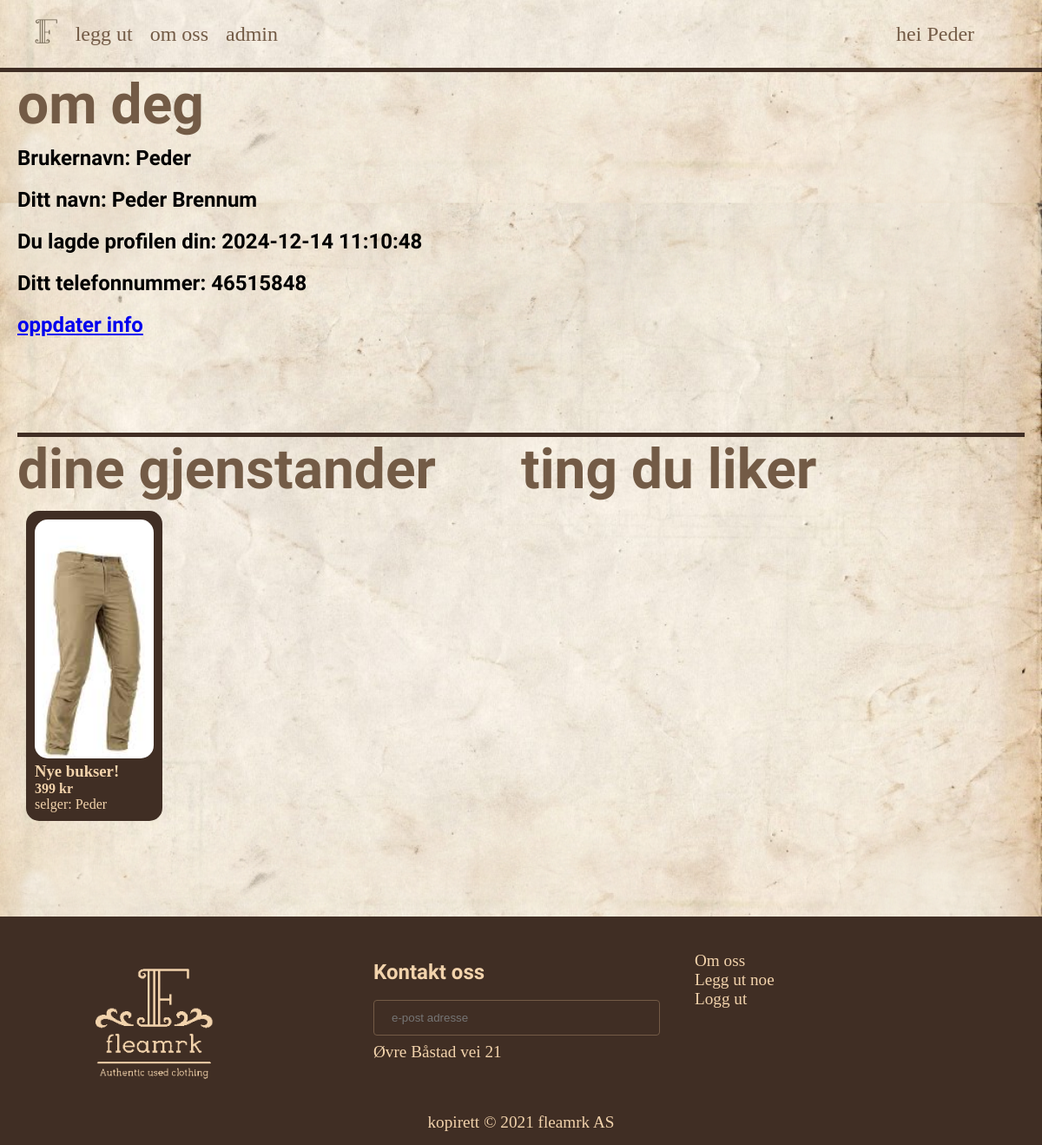
Screenshot of /pages/main.php?page=min_bruker (signed in) with the database file from the repository.
### tables this page shows
CREATE TABLE bruker (
    brukerID INTEGER PRIMARY KEY AUTOINCREMENT,
    brukernavn VARCHAR(50) NOT NULL UNIQUE,
    email VARCHAR(100) NOT NULL,
    passord VARCHAR(255) NOT NULL,
    fornavn VARCHAR(50),
    etternavn VARCHAR(50),
    telefonnummer VARCHAR(20),
    create_time TIMESTAMP DEFAULT CURRENT_TIMESTAMP
);

CREATE TABLE item (
    itemID INTEGER PRIMARY KEY AUTOINCREMENT,
    navn_item VARCHAR(100) NOT NULL,
    beskrivelse TEXT,
    size VARCHAR(50),
    selgerID INTEGER,
    solgt BOOLEAN DEFAULT 0,
    pris DECIMAL(10, 2),
    merkeID INTEGER,
    FOREIGN KEY (selgerID) REFERENCES bruker(brukerID),
    FOREIGN KEY (merkeID) REFERENCES merke(merkeID)
);

CREATE TABLE bilder (
    bildeID INTEGER PRIMARY KEY AUTOINCREMENT,
    bildenavn VARCHAR(255) NOT NULL,
    gjenstandID INTEGER,
    FOREIGN KEY (gjenstandID) REFERENCES item(itemID)
);

### pages/min_bruker.php (the view, shortened to what this page needs)
<?php
    $tilkobling = new SQLite3(__DIR__ . '/../resources/db/fleamrk.db');
    $stmt = $tilkobling->prepare(
        "SELECT item.*, bruker.*, merke.*, bilder.* FROM item, bruker, merke, bilder
        WHERE item.selgerID=bruker.brukerID AND item.merkeID=merke.merkeID AND bilder.gjenstandID=item.itemID AND brukerID=:brukerID"
    );
    $stmt->bindValue(':brukerID', $_SESSION["brukerID"], SQLITE3_TEXT);
    $datasett = $stmt->execute();
    $stmt3 = $tilkobling->prepare(
        "SELECT * FROM bruker WHERE brukerID=:brukerID"
    );
    $stmt3->bindValue(':brukerID', $_SESSION["brukerID"], SQLITE3_TEXT);
    $datasett3 = $stmt3->execute();
?>
<!DOCTYPE html>
<html lang="en">
<head>
    <link rel="stylesheet" type="text/css" media="screen" href="/styles/main_style.css" />
</head>
<body>
        <div id="om_meg">
            <?php while ($rad = $datasett3->fetchArray(SQLITE3_ASSOC)) { ?>
            <h1>om deg</h1>
            <h2>Brukernavn: <?php echo $rad["brukernavn"]; ?></h2>
            <h2> Ditt navn: <?php echo $rad["fornavn"]; ?> <?php echo $rad["etternavn"]; ?></h2>
            <h2>Du lagde profilen din: <?php echo $rad["create_time"]; ?></h2>
            <h2>Ditt telefonnummer: <?php echo $rad["telefonnummer"]; ?></h2>
            <a href="/pages/main.php?page=oppdater_info_bruker">
                <h2>oppdater info</h2>
            </a>
            <?php } ?>
        </div>
        <div class="sepeartion_line" style="width: 100%;"> </div>
        <article>
            <h1>dine gjenstander</h1>
            <div id="wrapper_sales">
                <?php while ($rad = $datasett->fetchArray(SQLITE3_ASSOC)) {
            if($rad["solgt"]==0) {?>
                <div class="display" style="width: 27%; min-width: 150px;">
                    <a href="item.php?itemID=<?php echo $rad["itemID"]; ?>">
                        <img src="../resources/image_items/<?php echo $rad["bildenavn"]; ?>"
                            alt="<?php echo $rad["bildenavn"]; ?>">
                        <h3><?php echo $rad["navn_item"]; ?></h3>
                        <h4><?php echo $rad["pris"]; ?> kr</h4>
                        <p>selger: <?php echo $rad["brukernavn"]; ?></p>
                    </a>
                </div>
                <?php }} ?>
            </div>
        </article>
        <article>
            <h1>ting du liker</h1>
        </article>
    </main>
</body>
</html>

### styles/main_style.css (style rules this page uses)
* { box-sizing: border-box; margin: 0; padding: 0; transition: all 0.2s ease; }
body { background-image: url("website_pictures/a7b8dff78f8e331d7fd96a360c9f0e63.jpg.png"); background-color: #cccccc; background-size: 100%; background-position: center; background-repeat: repeat; background-size: stretch; height: 100%; }
#wrapper_sales { display: flex; width: 100%; flex-direction: row; flex-wrap: wrap; }
.display { width: 31%; margin: 10px 10px; padding: 10px; background-color: #402E24; color: #F2D3AC; border-radius: 15px; height: auto; min-width: 300px; }
.display a, .display p { text-decoration: none; background-color: #402E24; color: #F2D3AC; }
.display a img { object-fit: cover; height: 275px; border-radius: 15px; width: 100%; }
h1 { font-family: 'Great Vibes', cursive; color: #735B46; font-size: 4rem; }
h2 { font-size: 1.5rem; font-family: 'Shippori Mincho', serif; padding: 10px 0px; }
p { font-size: 1rem; color: #262626; }
input, select { width: 100%; padding: 12px 20px; margin: 8px 0; display: inline-block; border: 1px solid #735B46; border-radius: 4px; box-sizing: border-box; background-color: #F2DCC9; }
.sepeartion_line { border-bottom: solid 5px #402E24; margin-top: 100px; width: 100%; }

### pages/main.php (style rules this page uses)
html, body { height: 100%; margin: 0; }

### pages/min_bruker.php (style rules this page uses)
article { width: 50%; }
#om_meg { width: 100%; }

### rows the page displays
bruker: brukernavn "Peder", fornavn "Peder", etternavn "Brennum", create_time "2024-12-14 11:10:48", telefonnummer "46515848"
item: bilder.bildenavn (picture), navn_item "Nye bukser!", pris "399", selgerID.brukernavn "Peder"

### other values shown
$_SESSION['fornavn'] "Peder"
